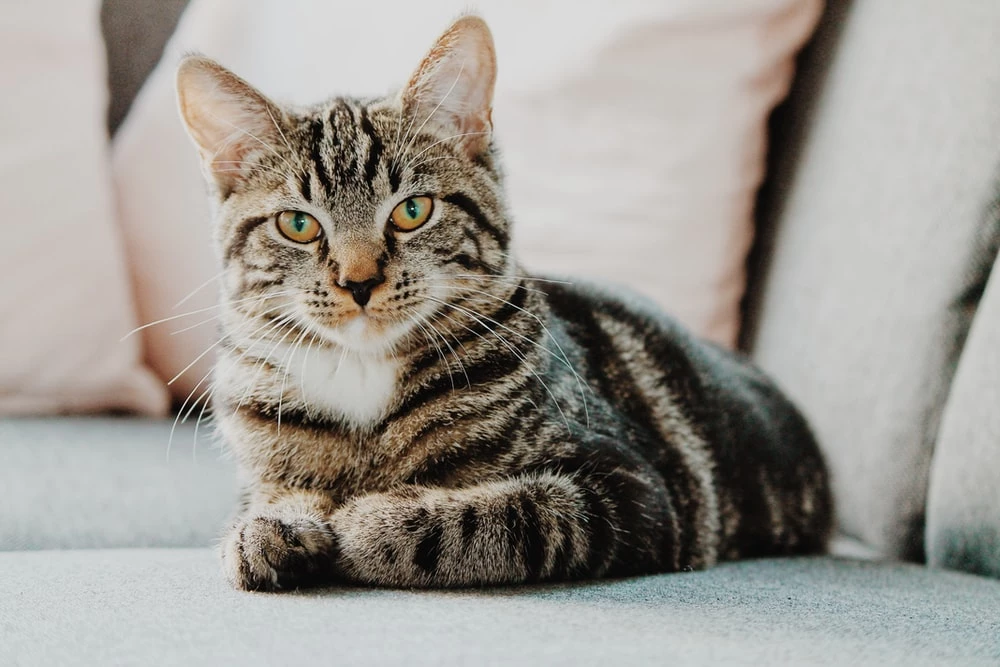
#> input picture j1.JPG, 1000 x 667 px, found by its file name
$ python 'butterwoth highpass filter and gaussian highpass filter.py'
#> lines starting #> are read from the running program, lines starting #| are printed output that depends on the picture; after the words box and inside, x2 and y2 are one past the last pixel; in counts of white or black regions, pixels touching at a corner belong together
# Nama  : MOH.ISRAN
# NIM   : F55121073
# Kelas : B
import cv2
import numpy as np
from matplotlib import pyplot as plt

# Load gambar
img = cv2.imread('j1.jpg', 0)
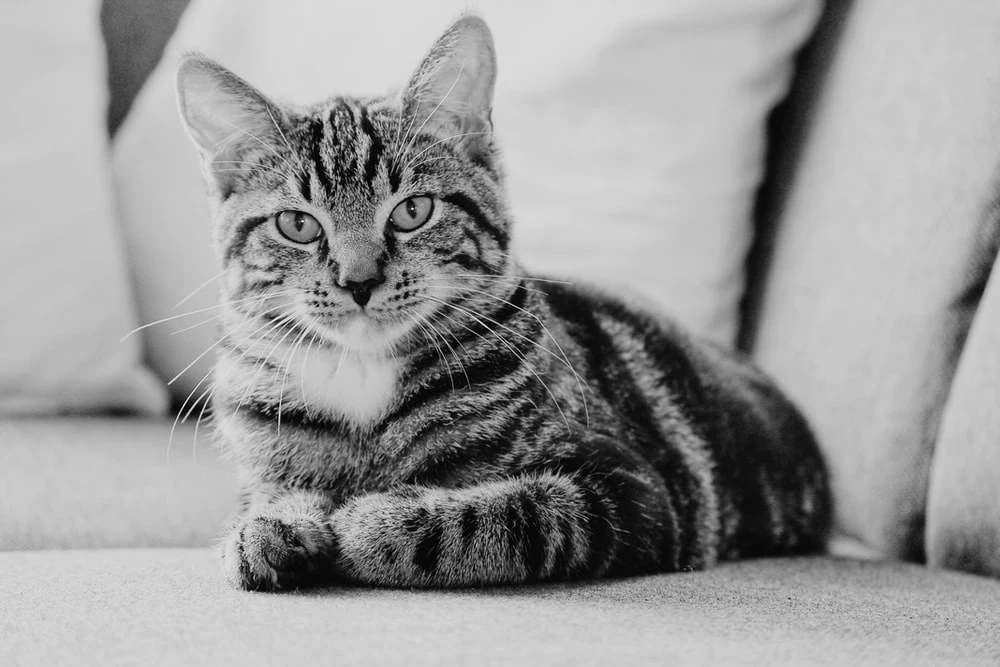
#> img: shape (667, 1000); min 0, max 247, mean 153.9

# Transformasi Fourier
f = np.fft.fft2(img)
fshift = np.fft.fftshift(f)

# Filter Gaussian Lowpass
rows, cols = img.shape
#> rows = 667; cols = 1000
crow, ccol = rows // 2, cols // 2
#> crow = 333; ccol = 500
D = 30
Gaussian_LP = np.zeros((rows, cols))
for i in range(rows):
    for j in range(cols):
        Gaussian_LP[i, j] = np.exp(-((i - crow) ** 2 + (j - ccol) ** 2) / (2 * D ** 2))
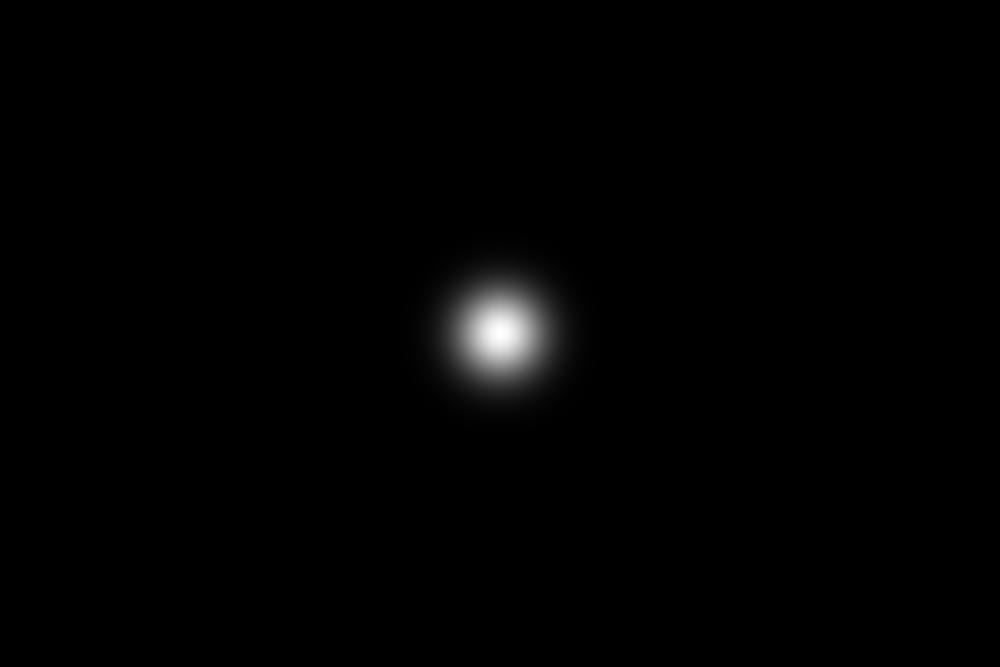
#> Gaussian_LP: shape (667, 1000) float64; min 8.45e-88, max 1, mean 0.00848

Gaussian_LP_shift = np.fft.fftshift(Gaussian_LP)
filtered_Gaussian_LP = fshift * Gaussian_LP_shift
img_Gaussian_LP = np.fft.ifft2(filtered_Gaussian_LP)
img_Gaussian_LP = np.abs(img_Gaussian_LP)
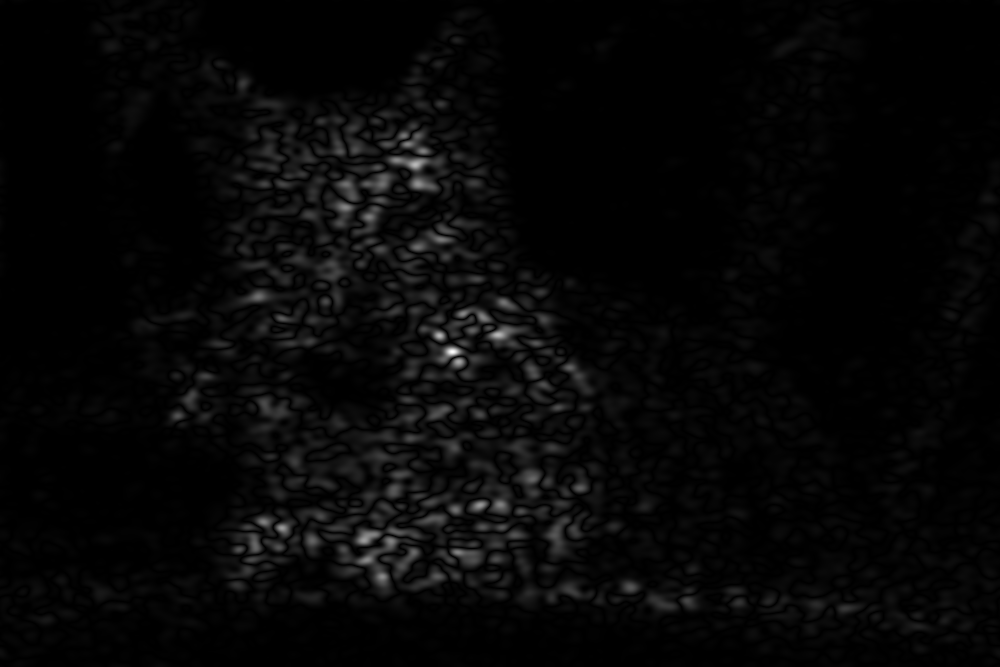
#> img_Gaussian_LP: shape (667, 1000) float64; min 4.11e-08, max 1.96, mean 0.054; drawn with min black and max white

# Filter Ideal Highpass
D0 = 30
Ideal_HP = np.zeros((rows, cols))
for i in range(rows):
    for j in range(cols):
        D = np.sqrt((i - crow) ** 2 + (j - ccol) ** 2)
        if D > D0:
            Ideal_HP[i, j] = 1
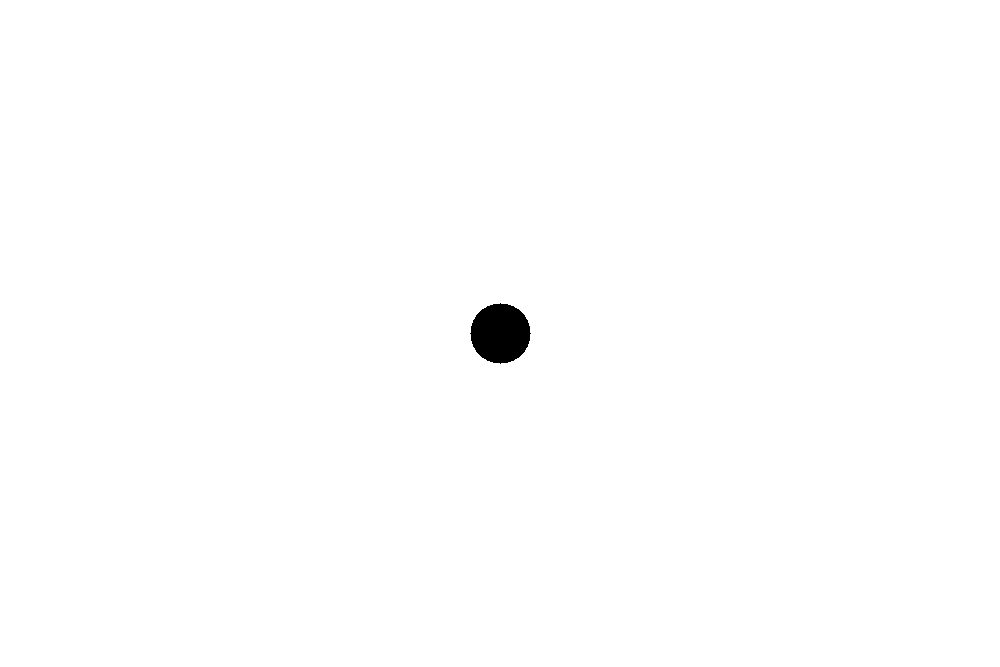
#> Ideal_HP: shape (667, 1000) float64; values 0 (black) and 1 (white), 99.6% white; 1 black region, box (x1, y1, x2, y2) and area: (470, 303, 531, 364) 2821

Ideal_HP_shift = np.fft.fftshift(Ideal_HP)
filtered_Ideal_HP = fshift * Ideal_HP_shift
img_Ideal_HP = np.fft.ifft2(filtered_Ideal_HP)
img_Ideal_HP = np.abs(img_Ideal_HP)

# Tampilkan gambar hasil filter
plt.subplot(131), plt.imshow(img, cmap='gray')
plt.title('Input Gambar'), plt.xticks([]), plt.yticks([])
plt.subplot(132), plt.imshow(img_Gaussian_LP, cmap='gray')
plt.title('Gaussian Lowpass Filter'), plt.xticks([]), plt.yticks([])
plt.subplot(133), plt.imshow(img_Ideal_HP, cmap='gray')
plt.title('Ideal Highpass Filter'), plt.xticks([]), plt.yticks([])
plt.show()

$ run again, with j2.jpg copied over j1.JPG
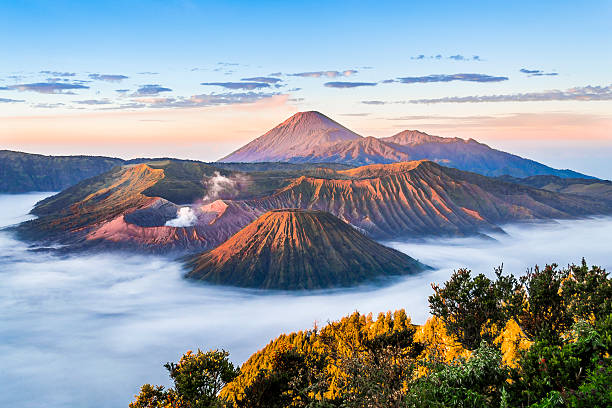
#> input picture j2.jpg, 612 x 408 px, found by its file name
#> after the loop `for i in range(rows):`:
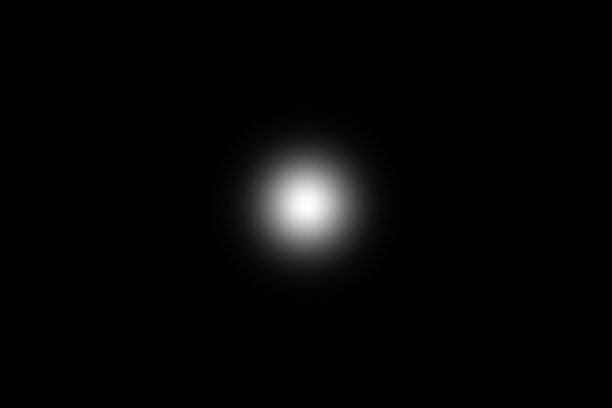
#> Gaussian_LP: shape (408, 612) float64; min 2.33e-33, max 1, mean 0.0226
#> after the loop `for i in range(rows):`:
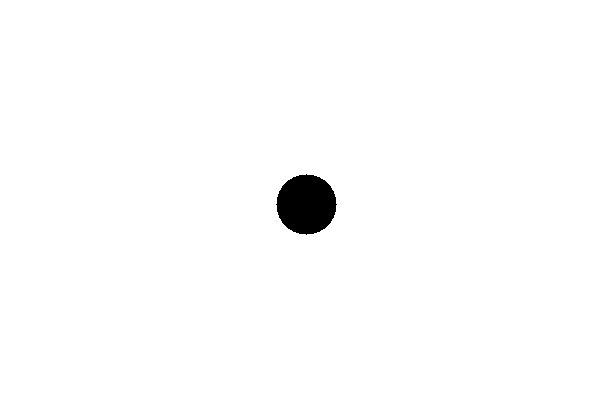
#> Ideal_HP: shape (408, 612) float64; values 0 (black) and 1 (white), 98.9% white; 1 black region, box (x1, y1, x2, y2) and area: (276, 174, 337, 235) 2821

$ run again, with j4.jpg copied over j1.JPG
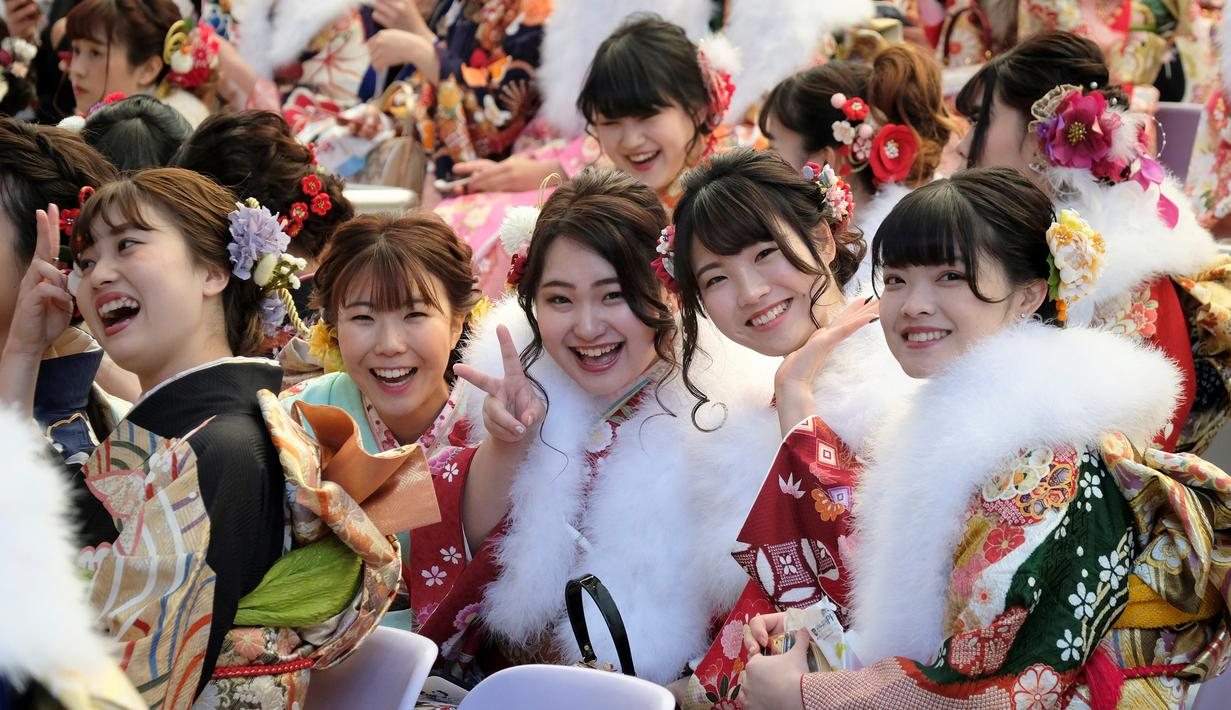
#> input picture j4.jpg, 1231 x 710 px, found by its file name
#> `img = cv2.imread('j1.jpg', 0)`:
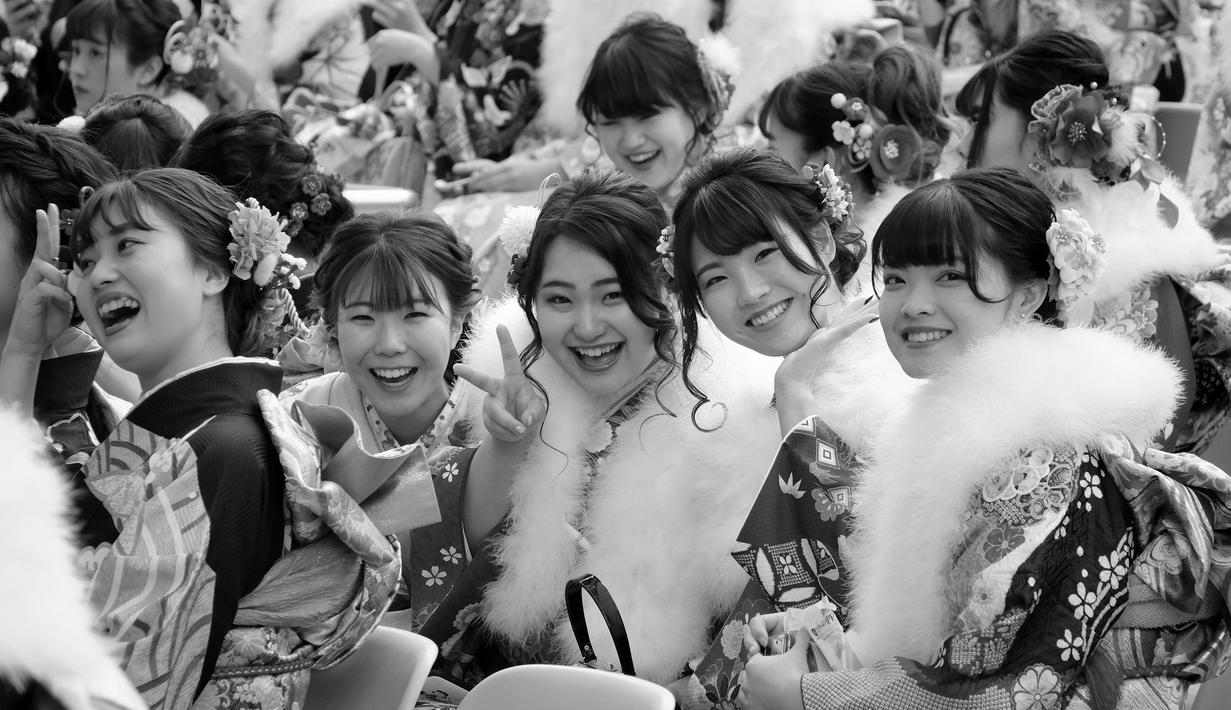
#> img: shape (710, 1231); min 0, max 255, mean 124
#> `img_Gaussian_LP = np.abs(img_Gaussian_LP)`:
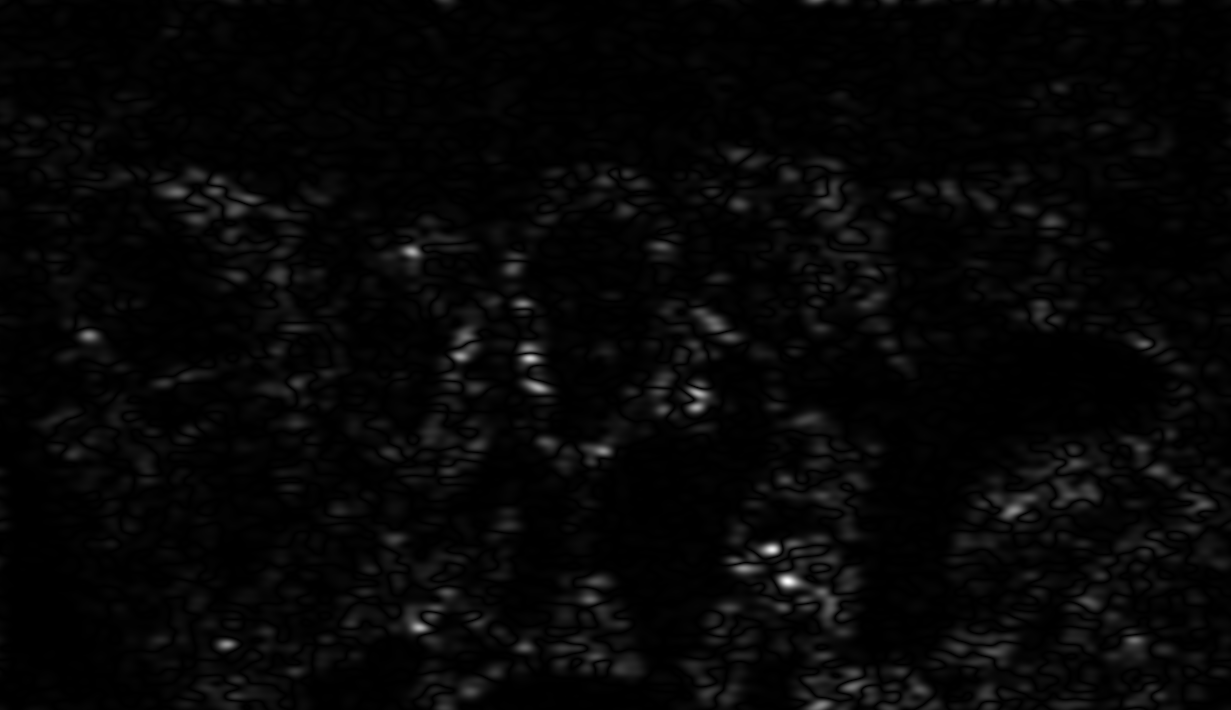
#> img_Gaussian_LP: shape (710, 1231) float64; min 3.43e-06, max 2.53, mean 0.0671; drawn with min black and max white

$ run again, with j5.jpg copied over j1.JPG
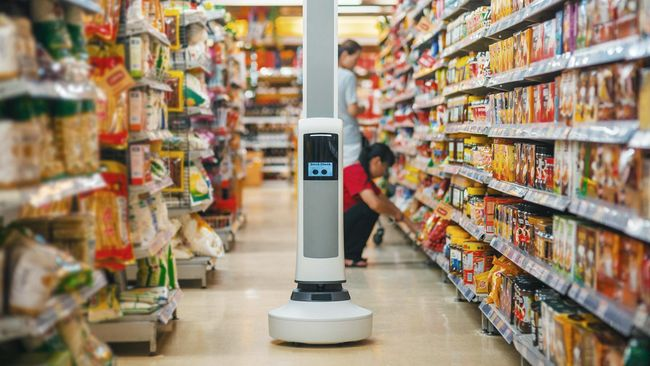
#> input picture j5.jpg, 650 x 366 px, found by its file name
#> after the loop `for i in range(rows):`:
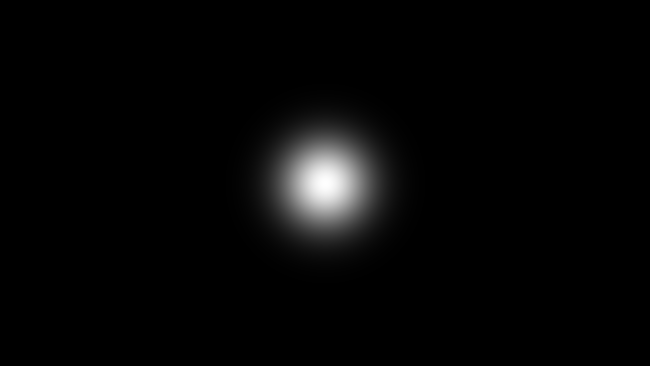
#> Gaussian_LP: shape (366, 650) float64; min 2.72e-34, max 1, mean 0.0238
#> after the loop `for i in range(rows):`:
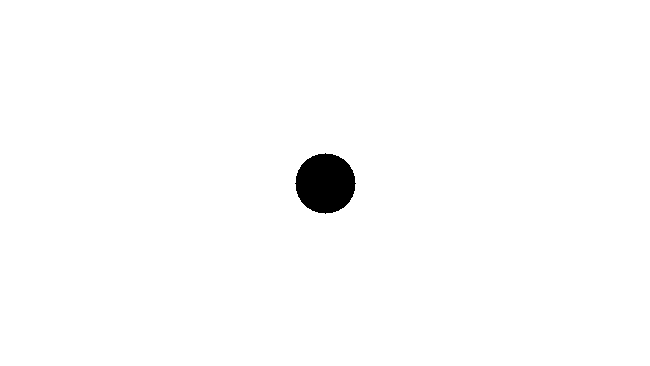
#> Ideal_HP: shape (366, 650) float64; values 0 (black) and 1 (white), 98.8% white; 1 black region, box (x1, y1, x2, y2) and area: (295, 153, 356, 214) 2821
